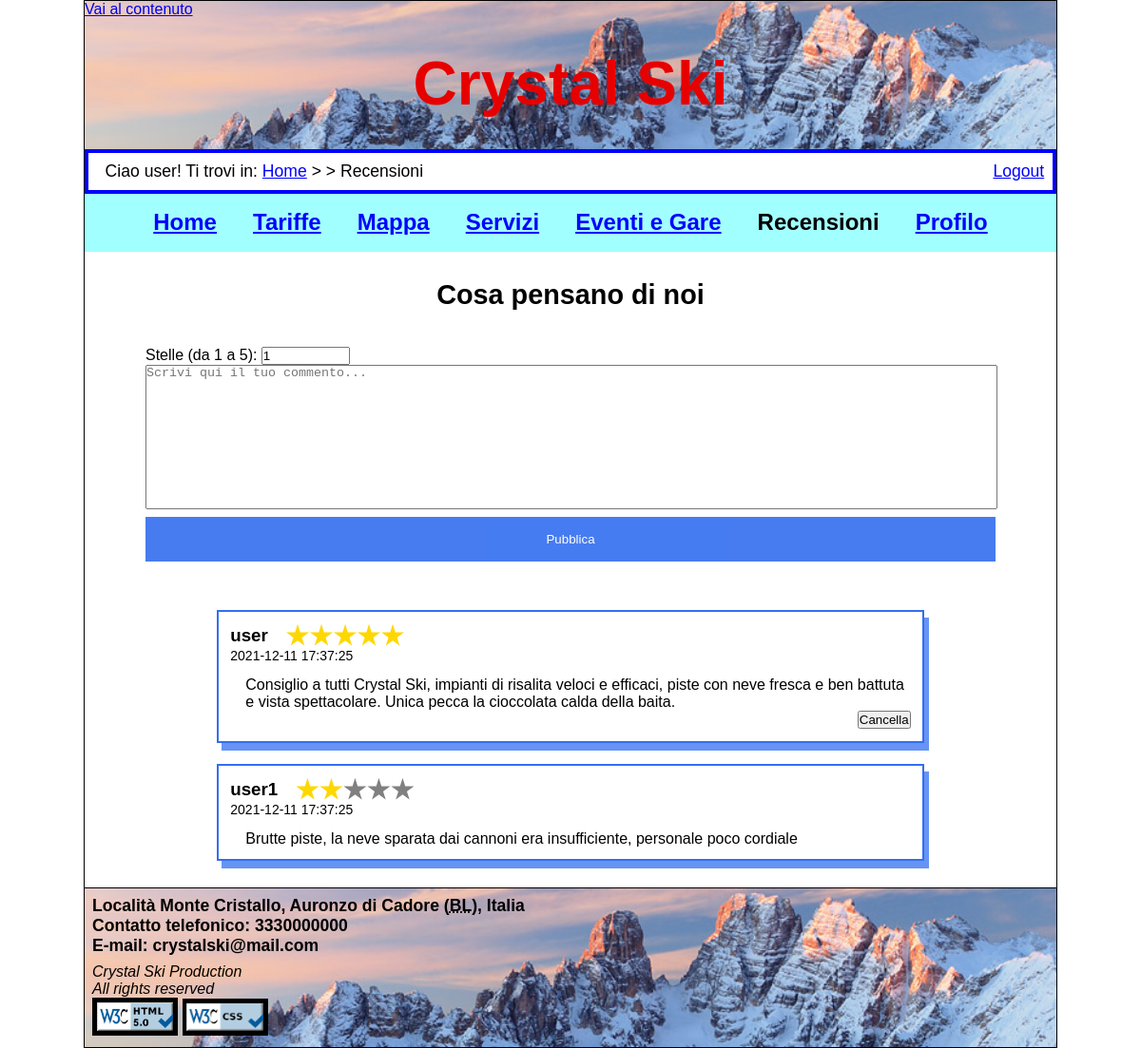
The app's page /html-php/recensioni.php (signed in) with its own data.
### tables this page shows
CREATE TABLE `comment`(
    `id` INT UNSIGNED NOT NULL AUTO_INCREMENT,
    `userId` INT UNSIGNED NOT NULL,
    `comment` VARCHAR(400) NOT NULL,
    `stars` TINYINT UNSIGNED NOT NULL,
    `date` DATETIME NOT NULL,

    PRIMARY KEY (`id`)
);

CREATE TABLE `user`(
    `id` INT UNSIGNED NOT NULL AUTO_INCREMENT,
    `email` VARCHAR(255) NOT NULL,
    `username` VARCHAR(255) NOT NULL,
    `password` VARCHAR(255) NOT NULL,
    `name` VARCHAR(255) NULL,
    `surname` VARCHAR(255) NULL,
    `city` VARCHAR(255) NULL,
    `isAdmin` TINYINT UNSIGNED NOT NULL,

    PRIMARY KEY (`id`),
    UNIQUE KEY (`username`)
);

### html-php/DBConnection.php (called while the page is built, shortened)
<?php
class DBConnection{
    private $connection;
    public function openDBConnection(){
        $this->connection = mysqli_connect(DBConnection::HOST_DB, DBConnection::USERNAME, DBConnection::PASSWORD, DBConnection::DATABASE_NAME);
        if(mysqli_errno($this->connection)){
            return false;
        }else{
            mysqli_set_charset($this->connection,"utf8");
            return true;
        }
    }
    public function getComments(){
        $loadComments = "SELECT * from `comment` LIMIT 10";
        $queryResult = mysqli_query($this->connection, $loadComments) or die (mysqli_error($this->connection));
        if(mysqli_num_rows($queryResult) > 0){
            return $queryResult;
        }else{
            return "";
        }
    }
    public function getUsernameById($id){
        $getUsernameById = "SELECT `username` FROM `user` WHERE `id` = \"$id\" ";
        $queryResult = mysqli_query($this->connection, $getUsernameById) or die (mysqli_error($this->connection));
        if(mysqli_num_rows($queryResult) > 0){
            return $queryResult;
        }else{
            return "";
        }
    }
}
?>

### html-php/recensioni.php (the view, shortened to what this page needs)
<?php
require_once("DBConnection.php");
$connection = new DBConnection();
$connectionOK = $connection->openDBConnection();
?>
<!DOCTYPE html>
<html lang="it">
<head>
	<link rel="stylesheet" href="../css/style.css" />
	<link rel="stylesheet" media="screen and (max-width:600px), only screen and (max-width:600px)" href="../css/mini.css"/>
</head>
<body>
	<header>
		<a id="salta" href="#inizio">Vai al contenuto</a>
		<h1 lang="en">Crystal Ski</h1>
	</header>
	<div id="breadcrumb">
	<?php if (isset($_SESSION['login']) && $_SESSION['login']) { ?>
		<p>Ciao <?=$_SESSION['username']?>! Ti trovi in: <a href="home.php" lang="en">Home</a> &gt; &gt; Recensioni</p>
		<a href="logout.php">Logout</a>
	<?php } else { ?>
		<p>Ti trovi in: <a href="home.php" lang="en">Home</a> &gt; &gt; Recensioni</p>
		<a href="login.php">Login</a>
	<?php } ?>
	</div>
	<nav id="menu">
		<ul>
			<li><a href="home.php">Home</a></li>
			<li><a href="tariffe.php">Tariffe</a></li>
			<li><a href="mappa.php">Mappa</a></li>
			<li><a href="servizi.php">Servizi</a></li>
			<li><a href="eventi.php">Eventi e Gare</a></li>
			<li>Recensioni</li>
			<?php if(isset($_SESSION['login']) && $_SESSION['login']){ ?>
				<li><a href="areaPersonale.php">Profilo</a></li>
			<?php } ?>
		</ul>
	</nav>
	<h2 class="titolo" id="inizio">Cosa pensano di noi</h2>
	<?php if (isset($_SESSION['login']) && $_SESSION['login']) { ?>
	<div id=writeAComment>
		<form action="recensioni.php" id="commentForm" method="post">
			<label for="starsQuantity">Stelle (da 1 a 5):</label>
			<input type="number" id="starsQuantity" name="starsQuantity" value="1" min="1" max="5">
			<textarea name="commentBox" id="commentBox" placeholder="Scrivi qui il tuo commento..."></textarea>
			<button type="submit" name="submit" class="submitComment">Pubblica</button>
		</form>
	</div>
	<?php }else{ ?>
		<h4 class="warning">Bisogna aver effettuato il login per scrivere un commento</h4>
	<?php } ?>
	<div id="comments_holder">
		<?php
			if($connectionOK){
   				 $commentsQuery = $connection->getComments();
    			if($commentsQuery != ""){
					while($row = mysqli_fetch_assoc($commentsQuery)){
		?>
			<div class="comments">
				<div class = "userDetails">
					<h3><?=mysqli_fetch_assoc($connection->getUsernameById($row["userId"]))["username"]?></h3>
					<?php for ($i = 0; $i < 5; $i++) { ?>
							<div class='star<?=$row['stars'] > $i ? ' gold' : '' ?>'></div>
					<?php }?>
				</div>
				<p class ="commentDate"><?=$row["date"]?></p>
				<p class ="comment"><?=$row["comment"]?></p>
				<?php if((isset($_SESSION['login']) && $_SESSION['id'] == $row["userId"]) || (isset($_SESSION['isAdmin']) && $_SESSION['isAdmin'])){  ?>
					<div class = "commentsHeader">
						<form action="recensioni.php" method="post">
						<button class="DComment" name="DComment" value="<?=$row["id"]?>">Cancella</button>
						</form>
					</div>
				<?php } ?>
			</div>
		<?php
				}
			}else{
				$connectionERR = "<p>Problemi di connessione, ci scusiamo per il disagio</p>";
				}
			}else{
				$connectionERR = "<p>Problemi di connessione, ci scusiamo per il disagio</p>";
			}
		?>
	</div>
		<?php include('../components/footer.php') ?>
</body>
</html>

### css/style.css (style rules this page uses)
* { padding: 0; margin: 0; }
html, body { font-size: 100%; font-family: "Helvetica", linear, sans-serif; margin: auto; max-width: 1024px; }
body { border: 1px solid #000; }
header { background-image: url('../images/sfondo.jpg'); background-position: center; background-size: 100%; background-repeat: no-repeat; }
header h1 { padding: 0.5em; font-size: 4em; text-align: center; color: #e60000; }
#breadcrumb { display: flex; font-size: 1.1em; padding: 0.5em 0.5em 0.5em 1em; border: 4.5px solid #0000ff; justify-content: space-between; }
#breadcrumb a:link { color: #0000ff; }
#menu { background-color: #a2ffff; color: #000; text-align: center; }
#menu li { display: inline-block; padding: 0.7em; font-size: 1.5em; font-weight: bold; }
#menu a:link { color: #0000ff; }
.titolo { clear: both; text-align: center; font-size: 1.8em; margin-top: 0.5em; padding-top: 0.5em; padding-bottom: 0.2em; }
#comments_holder { display: flex; flex-direction: column; align-items: center; justify-content: center; padding-bottom: 1em; }
#writeAComment { padding: 2em; padding-left: 4em; padding-right: 4em; }
#starsQuantity { width: 10%; }
.comment { word-wrap: break-word; }
.commentsHeader { display: flex; justify-content: space-between; }
.submitComment { background-color: #336ef0; color: white; padding: 16px 20px; margin: 8px 0; border: none; cursor: pointer; width: 100%; opacity: 0.9; }
#commentBox { display: flex; resize: none; width: 100%; min-height: 150px; }
.comments { flex-direction: row; border: 2px solid #336ef0; box-shadow: 5px 8px #6693f5; margin: 0.7em; min-width: 300px; padding: 0.8em; width: 70%; }
.comment { padding-left: 1em; }
.commentsHeader { display: flex; justify-content: end; }
.userDetails { display: flex; align-items: center; }
.commentDate { font-size: 14px; padding-bottom: 1em; }
.userDetails h3 { padding-right: 1em; }
.star { background: grey; clip-path: polygon(50% 0%, 61% 35%, 98% 35%, 68% 57%, 79% 91%, 50% 70%, 21% 91%, 32% 57%, 2% 35%, 39% 35%); display: inline-block; min-height: 25px; min-width: 25px; }
.gold.star { background: gold; }

### css/mini.css (style rules this page uses)
* { box-sizing: border-box; }
html, body { max-width: 600px; }
body { border: none }
header h1 { font-size: 3em; }
* { padding: 0; margin: 0; box-sizing: border-box; }
input[type="checkbox"].menu-toggle ~ nav { display: none; }
#menu { flex-direction: column; }
#menu li { width: 100%; }

### records on screen
comment: userId.username "user", stars 5 (drawn), date "2021-12-11 17:37:25", comment "Consiglio a tutti Crystal Ski, impianti di risalita veloci e efficaci, piste con neve fresca e ben battuta e vista spettacolare. Unica pecca la cioccolata calda della baita.", $row["id"] 1 (drawn)
comment: userId.username "user1", stars 2 (drawn), date "2021-12-11 17:37:25", comment "Brutte piste, la neve sparata dai cannoni era insufficiente, personale poco cordiale"

### other values on screen
$_SESSION['username'] "user"
